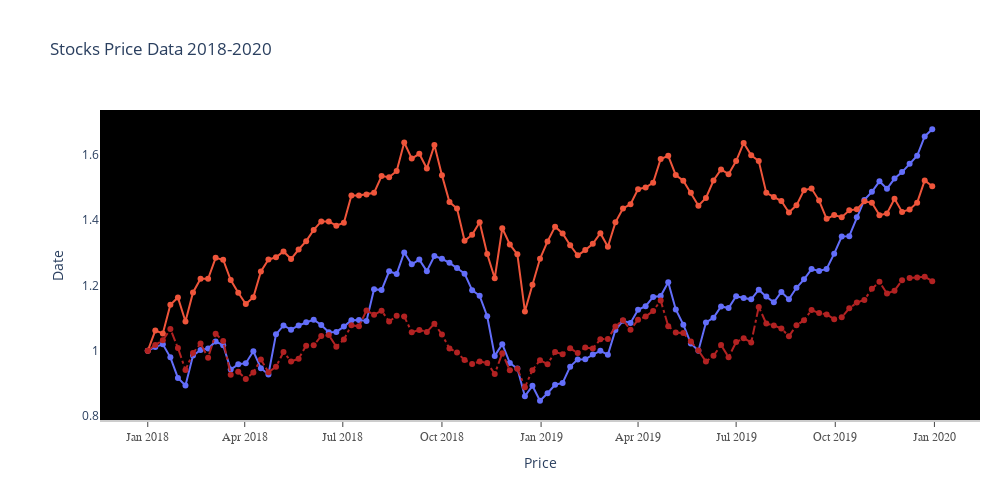

Here is the notebook cell this chart was saved with:
### Code cell
fig.update_layout(title='Stocks Price Data 2018-2020',xaxis_title='Price',yaxis_title='Date')
fig.update_layout(
    xaxis=dict(
        showline=True, showgrid=False, showticklabels=True,
        linecolor='rgb(204,204,204)',
        linewidth=2, ticks='outside', tickfont=dict(
            family='Arial',size=12,color='rgb(82,82,82)',
        ),
    ),
    yaxis=dict(showgrid=False,zeroline=False,showline=False,
              showticklabels=True),
    autosize=False,
    width=1000,
    height=500,
    margin=dict(
        autoexpand=False, l=100,r=20,t=110,),
    showlegend=False,plot_bgcolor='black')
